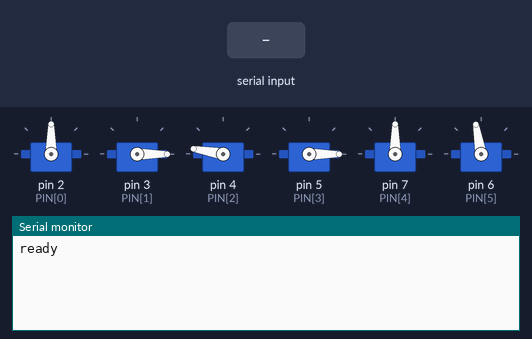
The sketch below on a simulated Arduino Uno, built with avr-gcc and run on an emulated ATmega328P. On the bench: 6 × servo, the last lines printed to the serial monitor. Inputs (shaded band) come from the test bench.

Above: at 1.2 s.
1.3 s: "90 45\n" received over Serial
At 2.5 s:
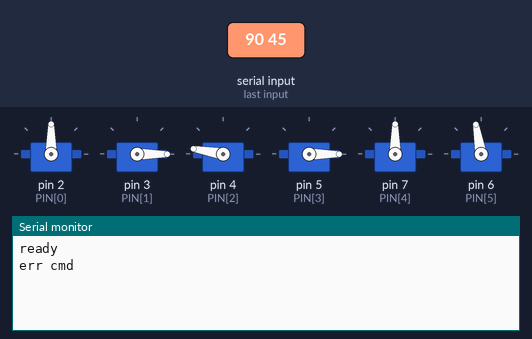
2.8 s: "m90\n" received over Serial
At 3.9 s:
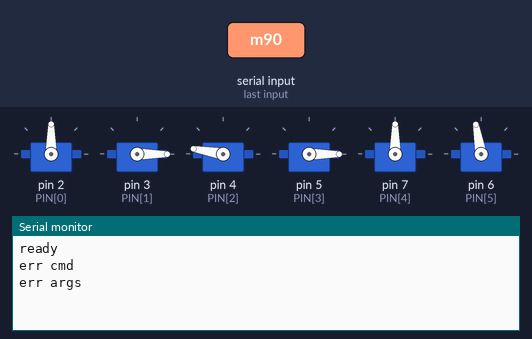
4.3 s: "h90\n" received over Serial
At 4.9 s:
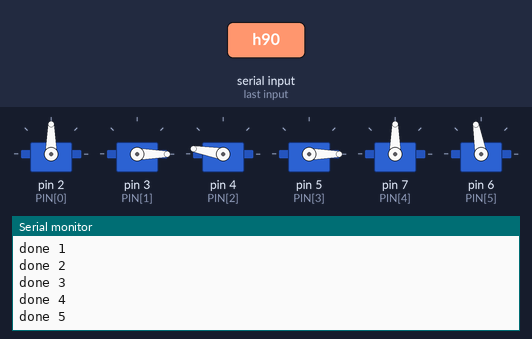
Timing chart, 0 to 7.3 s (numbered marks = the images above; inputs shaded):
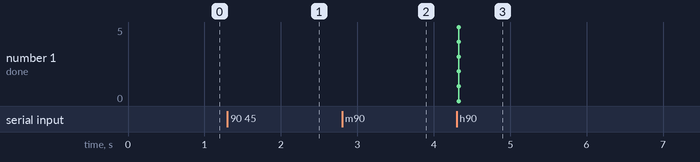

The sketch:

arm.ino
```cpp
#include <Servo.h>

const uint8_t NUM_SERVOS = 6;
const uint8_t PIN[NUM_SERVOS] = { 2, 3, 4, 5, 7, 6 };
const uint8_t HOME_ANGLE[NUM_SERVOS] = { 90, 0, 170, 0, 90, 100 };
const unsigned SWEEP_MS = 30;

Servo servo[NUM_SERVOS];
int pos[NUM_SERVOS];
int tgt[NUM_SERVOS];
bool donePending[NUM_SERVOS];

const size_t LINE_MAX = 32;
char line[LINE_MAX];
size_t lineLen = 0;
bool overflowing = false;
unsigned long lastStep = 0;

void setup() {
  Serial.begin(115200);
  for (uint8_t i = 0; i < NUM_SERVOS; i++) {
    servo[i].attach(PIN[i]);
    pos[i] = tgt[i] = HOME_ANGLE[i];
    servo[i].write(pos[i]);
  }
  Serial.println(F("ready"));
}

void loop() {
  while (Serial.available()) {
    char c = Serial.read();
    if (c == '\r') continue;      // tolerate CRLF
    if (c == '\n' || c == '+') {  // newline is end of command, use + for several commands same in line
      line[lineLen] = '\0';
      if (overflowing) Serial.println(F("err toolong"));
      else handleLine(line);
      lineLen = 0;
      overflowing = false;
    } else if (lineLen < LINE_MAX - 1) {
      line[lineLen++] = c;
    } else {
      overflowing = true;  // drop rest of line
    }
  }

  // non-blocking sweep: all 6 servos can move at once, but it's a bit janky if they do
  if (millis() - lastStep >= SWEEP_MS) {
    lastStep = millis();
    for (uint8_t i = 0; i < NUM_SERVOS; i++) {
      if (pos[i] != tgt[i]) {
        pos[i] += (tgt[i] > pos[i]) ? 1 : -1;
        servo[i].write(pos[i]);
      }
      if (pos[i] == tgt[i] && donePending[i]) {
        donePending[i] = false;
        Serial.print(F("done "));
        Serial.println(i);
      }
    }
  }
}

void handleLine(char *s) {
  while (*s == ' ' || *s == '\t') s++;
  if (*s == '\0') return;  // empty line: ignore
  char cmd = *s++;
  switch (cmd) {
    case 'm':
      move(s);
      break;
    case 'h':
      home();
      break;
    default:
      Serial.println(F("err cmd"));
  }
}

void move(char *s) {
  char *p, *end;
  long n = strtol(s, &p, 10);
  long a = strtol(p, &end, 10);
  if (p == s || end == p) {
    Serial.println(F("err args"));
    return;
  }
  while (*end == ' ' || *end == '\t') end++;
  if (*end != '\0') {
    Serial.println(F("err junk"));
    return;
  }

  if (n < 0 || n >= NUM_SERVOS) {
    Serial.println(F("err servo"));
    return;
  }
  if (a < 0 || a > 180) {
    Serial.print(F("err angle "));
    Serial.println(n);
    return;
  }

  tgt[n] = (int)a;
  donePending[n] = true;
}

void home() {
  for (uint8_t n = 0; n < NUM_SERVOS; n++) {
    tgt[n] = HOME_ANGLE[n];
    donePending[n] = true;
  }
}
```

Measured:
- after the input at 1.3 s, the serial monitor: prints a new line at once (image 1)
- after the input at 2.8 s, the serial monitor: prints a new line at once (image 2)
- after the input at 4.3 s, the serial monitor: prints a new line at once (image 3)
